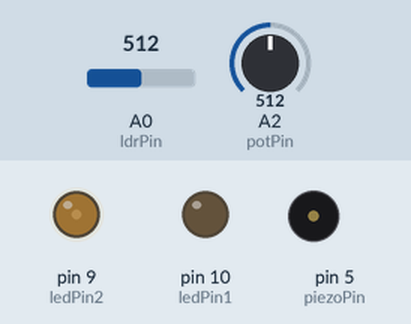
A sketch run on a simulated Arduino Uno, built with avr-gcc and run on an emulated ATmega328P. On the bench: output pins drawn as LEDs (lit = HIGH), buzzer (waves = sounding). Inputs (shaded band) come from the test bench; at power-on: A0 (ldrPin) = 512, A2 (potPin) = 512.

Above: at 1.03 s.
1.3 s: A0 (ldrPin) set to 1013
At 1.74 s:
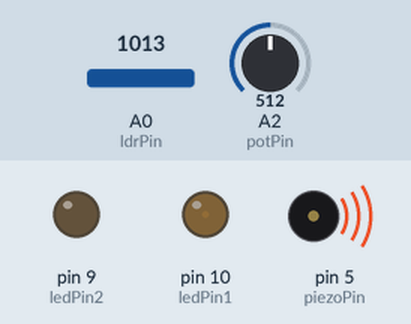
4.3 s: A0 (ldrPin) set to 1023
At 6.47 s:
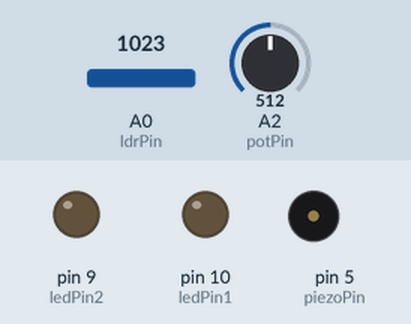
7.3 s: A0 (ldrPin) set to 306
At 7.52 s:
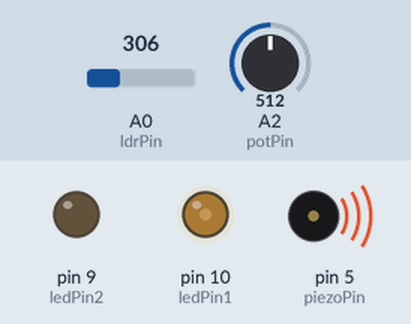
10.3 s: A2 (potPin) set to 306
Timing chart, 0 to 14.3 s (numbered marks = the images above; inputs shaded):
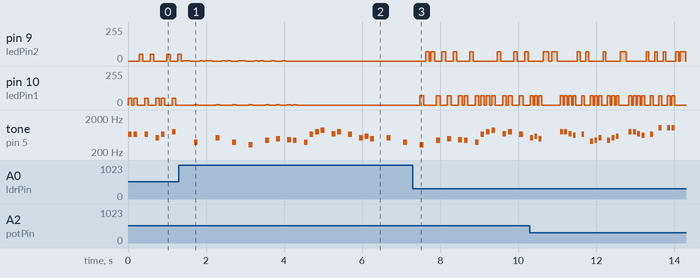

Measured:
- the behaviour switches between 1022 and 1023 on A0 (ldrPin) (found by bisection; images 1 and 2)
- after the input at 4.3 s, pin 9 (ledPin2): stops changing and stays 0/255; pin 10 (ledPin1): goes on until 4.3 s, then stays 0/255
- after the input at 7.3 s, pin 10 (ledPin1): 0/255 → 71/255 after 0.18 s, → 0/255 0.10 s later, → 71/255 0.33 s later, → 0/255 0.10 s later, … (24 changes in this stretch)
- by itself, tone on pin 5 (piezoPin): plays 523 Hz for 0.07 s, 587 Hz for 0.07 s, 494 Hz for 0.07 s, 784 Hz for 0.07 s, 784 Hz for 0.07 s, 698 Hz for 0.07 s … (22 notes in this stretch)

The sketch:

super_mario_theme.ino
```cpp
/**
 * Simple program, that plays the super mario theme on piezo speaker and
 * blinks LEDs and controls the LED brightness with a LDR and
 * has a potentiometer to slow down or speed up the music tempo.
 *
 * The music notes are borrowed from here: http://www.youtube.com/watch?v=VqeYvJpibLY
 *
 * Video clip demonstration of the code:
 **/

#include <assert.h>

#include "pitches.h"

#include "super_mario_melody.h"
// defines int music[], int musicLength, char noteDurations[], int noteDuraionsLength

#define MUSIC_MULTIPLIER 31

int ledPin1 = 10;
int ledPin2 = 9;
int piezoPin = 5;
int potPin = 2;
int ldrPin = 0;

void setup() {
  assert(musicLength == noteDurationsLength);

  pinMode(ledPin1, OUTPUT);
  pinMode(ledPin2, OUTPUT);
  pinMode(piezoPin, OUTPUT);

}

// this function works much better than the one described here:
// http://arduino.cc/en/Tutorial/Tone
void play(int note, int duration) {
  long hoisted = duration * 1000L;
  for (long i = 0; i < hoisted; i += note) {
    tone(piezoPin, note);
    delayMicroseconds(note);
  }
  noTone(piezoPin);
}

void loop() {

  for (int i = 0; i < musicLength; i++) {
    int k = map(analogRead(potPin), 0, 1023, MUSIC_MULTIPLIER-15, MUSIC_MULTIPLIER+15);
    int duration = k * noteDurations[i];

    int brightness = map(analogRead(ldrPin), 0, 1023, 100, 0);

    if (music[i] == 0) {
      analogWrite(ledPin2, brightness);
      delay(duration);
      analogWrite(ledPin2, 0);
    } else {
      analogWrite(ledPin1, brightness);
      play(music[i], duration);
      analogWrite(ledPin1, 0);
    }
    delay(duration >> 1);
  }

  delay(2000);
}
```

pitches.h
```cpp
#define NOTE_B0  31
#define NOTE_C1  33
#define NOTE_CS1 35
#define NOTE_D1  37
#define NOTE_DS1 39
#define NOTE_E1  41
#define NOTE_F1  44
#define NOTE_FS1 46
#define NOTE_G1  49
#define NOTE_GS1 52
#define NOTE_A1  55
#define NOTE_AS1 58
#define NOTE_B1  62
#define NOTE_C2  65
#define NOTE_CS2 69
#define NOTE_D2  73
#define NOTE_DS2 78
#define NOTE_E2  82
#define NOTE_F2  87
#define NOTE_FS2 93
#define NOTE_G2  98
#define NOTE_GS2 104
#define NOTE_A2  110
#define NOTE_AS2 117
#define NOTE_B2  123
#define NOTE_C3  131
#define NOTE_CS3 139
#define NOTE_D3  147
#define NOTE_DS3 156
#define NOTE_E3  165
#define NOTE_F3  175
#define NOTE_FS3 185
#define NOTE_G3  196
#define NOTE_GS3 208
#define NOTE_A3  220
#define NOTE_AS3 233
#define NOTE_B3  247
#define NOTE_C4  262
#define NOTE_CS4 277
#define NOTE_D4  294
#define NOTE_DS4 311
#define NOTE_E4  330
#define NOTE_F4  349
#define NOTE_FS4 370
#define NOTE_G4  392
#define NOTE_GS4 415
#define NOTE_A4  440
#define NOTE_AS4 466
#define NOTE_B4  494
#define NOTE_C5  523
#define NOTE_CS5 554
#define NOTE_D5  587
#define NOTE_DS5 622
#define NOTE_E5  659
#define NOTE_F5  698
#define NOTE_FS5 740
#define NOTE_G5  784
#define NOTE_GS5 831
#define NOTE_A5  880
#define NOTE_AS5 932
#define NOTE_B5  988
#define NOTE_C6  1047
#define NOTE_CS6 1109
#define NOTE_D6  1175
#define NOTE_DS6 1245
#define NOTE_E6  1319
#define NOTE_F6  1397
#define NOTE_FS6 1480
#define NOTE_G6  1568
#define NOTE_GS6 1661
#define NOTE_A6  1760
#define NOTE_AS6 1865
#define NOTE_B6  1976
#define NOTE_C7  2093
#define NOTE_CS7 2217
#define NOTE_D7  2349
#define NOTE_DS7 2489
#define NOTE_E7  2637
#define NOTE_F7  2794
#define NOTE_FS7 2960
#define NOTE_G7  3136
#define NOTE_GS7 3322
#define NOTE_A7  3520
#define NOTE_AS7 3729
#define NOTE_B7  3951
#define NOTE_C8  4186
#define NOTE_CS8 4435
#define NOTE_D8  4699
#define NOTE_DS8 4978
```

Source omitted: _mario_melody.h (data table, 3093 bytes)
